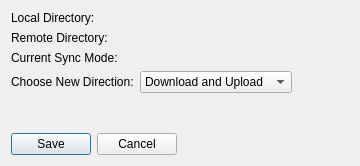
<?xml version="1.0" encoding="UTF-8"?>
<ui version="4.0">
 <class>ModifySyncDialog</class>
 <widget class="QDialog" name="ModifySyncDialog">
  <property name="geometry">
   <rect>
    <x>0</x>
    <y>0</y>
    <width>360</width>
    <height>166</height>
   </rect>
  </property>
  <property name="windowTitle">
   <string>Dialog</string>
  </property>
  <layout class="QVBoxLayout" name="verticalLayout">
   <item>
    <layout class="QFormLayout" name="formLayout">
     <property name="fieldGrowthPolicy">
      <enum>QFormLayout::AllNonFixedFieldsGrow</enum>
     </property>
     <item row="0" column="0">
      <widget class="QLabel" name="label_local">
       <property name="text">
        <string>Local Directory:</string>
       </property>
      </widget>
     </item>
     <item row="0" column="1">
      <widget class="QLabel" name="label_localVal">
       <property name="text">
        <string/>
       </property>
      </widget>
     </item>
     <item row="1" column="0">
      <widget class="QLabel" name="label_remote">
       <property name="text">
        <string>Remote Directory:</string>
       </property>
      </widget>
     </item>
     <item row="1" column="1">
      <widget class="QLabel" name="label_remoteVal">
       <property name="text">
        <string/>
       </property>
      </widget>
     </item>
     <item row="2" column="0">
      <widget class="QLabel" name="label_current">
       <property name="text">
        <string>Current Sync Mode:</string>
       </property>
      </widget>
     </item>
     <item row="2" column="1">
      <widget class="QLabel" name="label_DirectionVal">
       <property name="text">
        <string/>
       </property>
      </widget>
     </item>
     <item row="3" column="0">
      <widget class="QLabel" name="label_choose">
       <property name="text">
        <string>Choose New Direction:</string>
       </property>
      </widget>
     </item>
     <item row="3" column="1">
      <layout class="QHBoxLayout" name="horizontalLayout_2">
       <item>
        <widget class="QComboBox" name="combo_Directions">
         <property name="editable">
          <bool>false</bool>
         </property>
         <property name="currentIndex">
          <number>2</number>
         </property>
         <item>
          <property name="text">
           <string>Download Only</string>
          </property>
         </item>
         <item>
          <property name="text">
           <string>Upload Only</string>
          </property>
         </item>
         <item>
          <property name="text">
           <string>Download and Upload</string>
          </property>
         </item>
        </widget>
       </item>
       <item>
        <spacer name="horizontalSpacer_2">
         <property name="orientation">
          <enum>Qt::Horizontal</enum>
         </property>
         <property name="sizeHint" stdset="0">
          <size>
           <width>40</width>
           <height>20</height>
          </size>
         </property>
        </spacer>
       </item>
      </layout>
     </item>
    </layout>
   </item>
   <item>
    <spacer name="verticalSpacer">
     <property name="orientation">
      <enum>Qt::Vertical</enum>
     </property>
     <property name="sizeHint" stdset="0">
      <size>
       <width>20</width>
       <height>39</height>
      </size>
     </property>
    </spacer>
   </item>
   <item>
    <layout class="QHBoxLayout" name="horizontalLayout">
     <item>
      <widget class="QPushButton" name="bntSave">
       <property name="text">
        <string>Save</string>
       </property>
      </widget>
     </item>
     <item>
      <widget class="QPushButton" name="btnCancel">
       <property name="text">
        <string>Cancel</string>
       </property>
      </widget>
     </item>
     <item>
      <spacer name="horizontalSpacer">
       <property name="orientation">
        <enum>Qt::Horizontal</enum>
       </property>
       <property name="sizeHint" stdset="0">
        <size>
         <width>40</width>
         <height>20</height>
        </size>
       </property>
      </spacer>
     </item>
    </layout>
   </item>
  </layout>
 </widget>
 <resources/>
 <connections/>
</ui>
